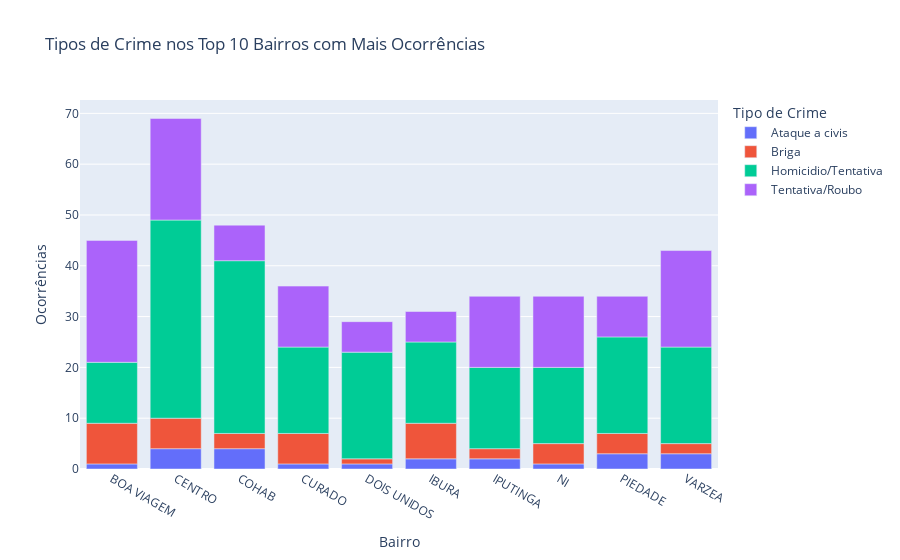

Notebook code for this chart:
### Code cell
# Tipos de crime mais comuns por bairro (top 10 bairros)
top_neighborhoods = df1.groupby('neighborhood')['occurrence'].sum().sort_values(ascending=False).head(10).index
df_top_neighborhoods = df1[df1['neighborhood'].isin(top_neighborhoods)]
crime_by_neighborhood = df_top_neighborhoods.groupby(['neighborhood', 'crimeType'])['occurrence'].sum().reset_index()
px.bar(crime_by_neighborhood, x='neighborhood', y='occurrence', color='crimeType',
       title='Tipos de Crime nos Top 10 Bairros com Mais Ocorrências',
       labels={'neighborhood': 'Bairro', 'occurrence': 'Ocorrências', 'crimeType': 'Tipo de Crime'})

### Figure 1 — Plotly figure (JSON) as saved in the notebook; plotly's stock layout.template omitted (floating-point values rounded to 4 significant figures)
{"data": [{"hovertemplate": "Tipo de Crime=Ataque a civis<br>Bairro=%{x}<br>Ocorrências=%{y}<extra></extra>", "legendgroup": "Ataque a civis", "marker": {"color": "#636efa", "pattern": {"shape": ""}}, "name": "Ataque a civis", "orientation": "v", "showlegend": true, "textposition": "auto", "type": "bar", "x": ["BOA VIAGEM", "CENTRO", "COHAB", "CURADO", "DOIS UNIDOS", "IBURA", "IPUTINGA", "NI", "PIEDADE", "VARZEA"], "xaxis": "x", "y": [1, 4, 4, 1, 1, 2, 2, 1, 3, 3], "yaxis": "y"}, {"hovertemplate": "Tipo de Crime=Briga<br>Bairro=%{x}<br>Ocorrências=%{y}<extra></extra>", "legendgroup": "Briga", "marker": {"color": "#EF553B", "pattern": {"shape": ""}}, "name": "Briga", "orientation": "v", "showlegend": true, "textposition": "auto", "type": "bar", "x": ["BOA VIAGEM", "CENTRO", "COHAB", "CURADO", "DOIS UNIDOS", "IBURA", "IPUTINGA", "NI", "PIEDADE", "VARZEA"], "xaxis": "x", "y": [8, 6, 3, 6, 1, 7, 2, 4, 4, 2], "yaxis": "y"}, {"hovertemplate": "Tipo de Crime=Homicidio/Tentativa<br>Bairro=%{x}<br>Ocorrências=%{y}<extra></extra>", "legendgroup": "Homicidio/Tentativa", "marker": {"color": "#00cc96", "pattern": {"shape": ""}}, "name": "Homicidio/Tentativa", "orientation": "v", "showlegend": true, "textposition": "auto", "type": "bar", "x": ["BOA VIAGEM", "CENTRO", "COHAB", "CURADO", "DOIS UNIDOS", "IBURA", "IPUTINGA", "NI", "PIEDADE", "VARZEA"], "xaxis": "x", "y": [12, 39, 34, 17, 21, 16, 16, 15, 19, 19], "yaxis": "y"}, {"hovertemplate": "Tipo de Crime=Tentativa/Roubo<br>Bairro=%{x}<br>Ocorrências=%{y}<extra></extra>", "legendgroup": "Tentativa/Roubo", "marker": {"color": "#ab63fa", "pattern": {"shape": ""}}, "name": "Tentativa/Roubo", "orientation": "v", "showlegend": true, "textposition": "auto", "type": "bar", "x": ["BOA VIAGEM", "CENTRO", "COHAB", "CURADO", "DOIS UNIDOS", "IBURA", "IPUTINGA", "NI", "PIEDADE", "VARZEA"], "xaxis": "x", "y": [24, 20, 7, 12, 6, 6, 14, 14, 8, 19], "yaxis": "y"}], "layout": {"barmode": "relative", "legend": {"title": {"text": "Tipo de Crime"}, "tracegroupgap": 0}, "title": {"text": "Tipos de Crime nos Top 10 Bairros com Mais Ocorrências"}, "xaxis": {"anchor": "y", "domain": [0, 1], "title": {"text": "Bairro"}}, "yaxis": {"anchor": "x", "domain": [0, 1], "title": {"text": "Ocorrências"}}}}
